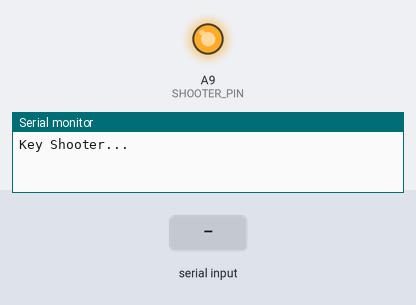
Simulated run of this program. Board: Arduino Mega 2560, built with avr-gcc and run on an emulated ATmega2560. Parts: output pins drawn as LEDs (lit = HIGH), the last lines printed to the serial monitor. Inputs (shaded band) come from the test bench.

Above: at 1.2 s.
1.3 s: "1" received over Serial
At 2.3 s:
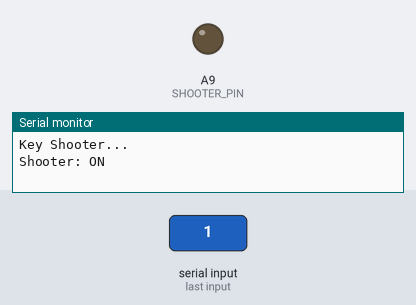
2.9 s: "0" received over Serial
At 3.8 s:
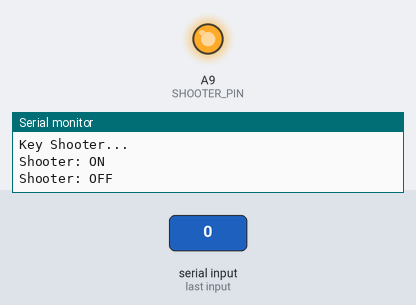
4.4 s: "2" received over Serial
At 5.3 s:
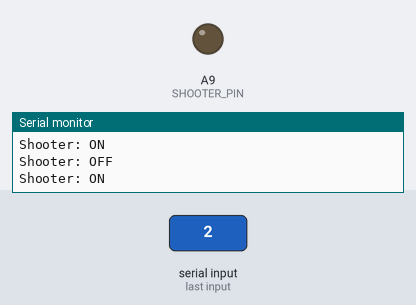
Timing chart, 0 to 7.4 s (numbered marks = the images above; inputs shaded):
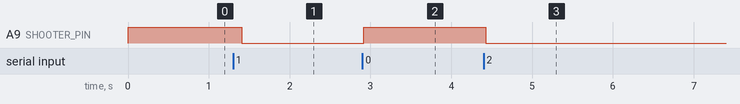

The program:

main.cpp
```cpp
#include <Arduino.h>

#define SHOOTER_PIN A9
#define RELAY_ON    0
#define RELAY_OFF   1

bool isSerial() {
  bool available = false;

  if (Serial.available()) {
    String str = Serial.readString();
    available = true;
  }

  return available;
}

void setup() {

  Serial.begin(9600);
  Serial.setTimeout(10);
  Serial.println("Key Shooter...");

  digitalWrite(SHOOTER_PIN, RELAY_OFF);
  pinMode(SHOOTER_PIN, OUTPUT);
}

bool shooterOn = false;
void loop() {

  if (isSerial()) {
    shooterOn = !shooterOn;
    Serial.print("Shooter: ");
    if (shooterOn) {
      Serial.print("ON");
    } else {
      Serial.print("OFF");
    }
    Serial.println();
  }

  digitalWrite(SHOOTER_PIN, shooterOn ? RELAY_ON : RELAY_OFF);
  delay(100);
}
```

Measured:
- after the input at 1.3 s, A9 (SHOOTER_PIN): HIGH → LOW after 0.11 s
- after the input at 2.9 s, A9 (SHOOTER_PIN): LOW → HIGH at once
- after the input at 4.4 s, A9 (SHOOTER_PIN): HIGH → LOW at once
